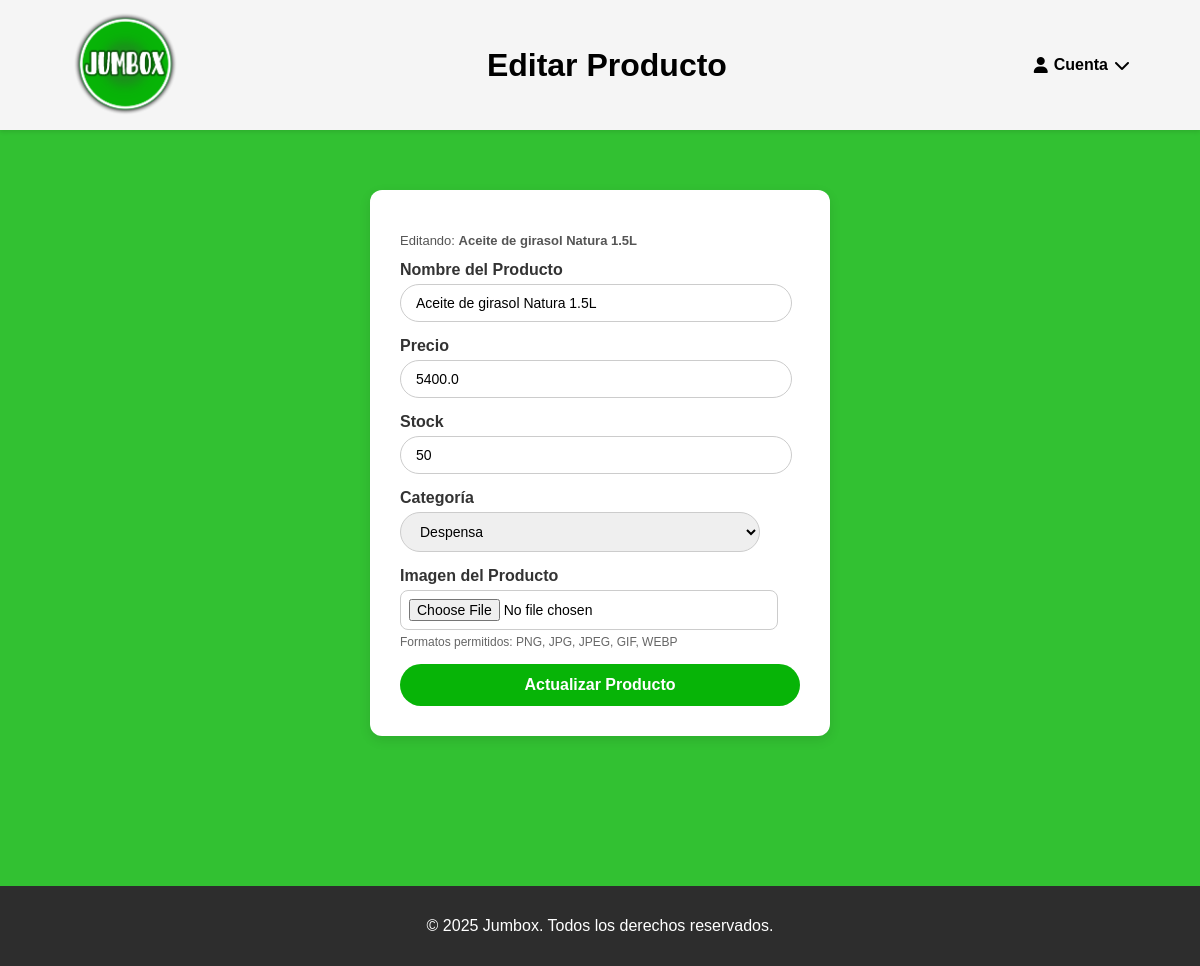
Page /editar-producto/11 (signed in) on the earlier database version.
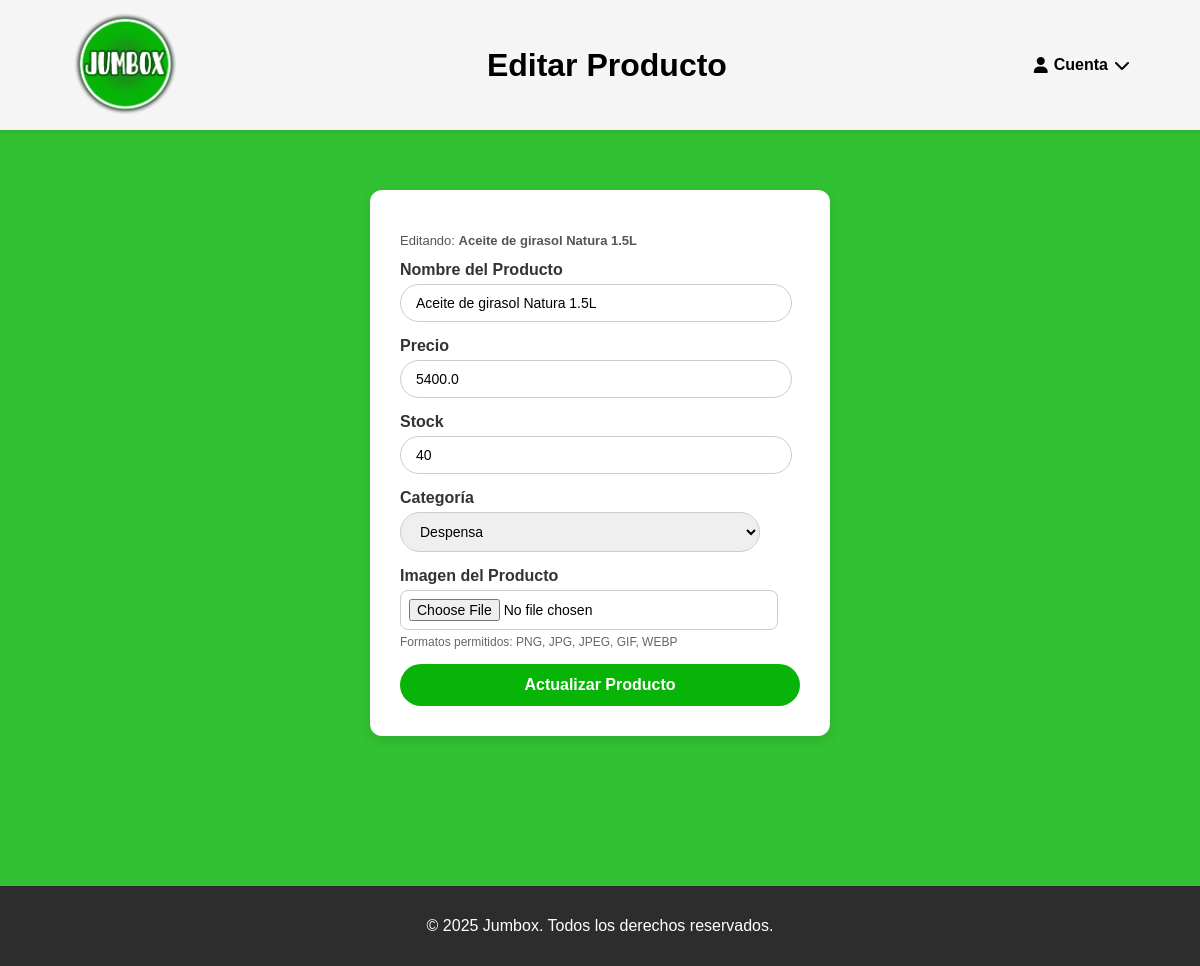
Same page on the later database version.
### tables this page shows
CREATE TABLE producto (
  id_producto INTEGER PRIMARY KEY AUTOINCREMENT,
  nombre TEXT NOT NULL,
  precio REAL NOT NULL,
  stock INTEGER NOT NULL,
  fk_categoria INTEGER NOT NULL, imagen BLOB,
  FOREIGN KEY (fk_categoria) REFERENCES categoria(id_categoria)
    ON DELETE NO ACTION ON UPDATE NO ACTION
);

### app.py (the view, shortened to what this page needs)
@app.route('/editar-producto/<int:id_producto>', methods=['GET', 'POST'])
def editar_producto(id_producto):
    resp = require_login_redirect()
    if resp:
        return resp
    with get_conn() as conn:
        categorias = listar_categorias(conn)
        producto = conn.execute("""
            SELECT p.id_producto, p.nombre, p.precio, p.stock, c.nombre AS categoria
            FROM producto p
            JOIN categoria c ON p.fk_categoria = c.id_categoria
            WHERE p.id_producto = ?
        """, (id_producto,)).fetchone()
        if not producto:
            flash('Producto no encontrado', 'error')
            return redirect(url_for('home'))
    return render_template('editar_producto.html', categorias=categorias, producto=producto)

### app.py (called while the page is built)
def get_conn():
    conn = sqlite3.connect(DB_NAME)
    conn.row_factory = sqlite3.Row
    conn.execute("PRAGMA foreign_keys = ON;")
    return conn

def require_login_redirect():
    if 'id_cliente' not in session:
        flash("Necesitás iniciar sesión.", "error")
        return redirect(url_for('login'))
    return None

def listar_categorias(conn):
    try:
        return [r['nombre'] for r in conn.execute("SELECT nombre FROM categoria ORDER BY nombre").fetchall()]
    except sqlite3.Error:
        return []

### templates/editar_producto.html (shortened to what this page needs)
<!DOCTYPE html>
<html lang="es">
<head>
</head>
<body>
    <!DOCTYPE html>
<html lang="es">
<head>
    <link rel="stylesheet" href="{{ url_for('static', filename='style.css') }}">
    <link rel="stylesheet" href="https://cdnjs.cloudflare.com/ajax/libs/font-awesome/6.5.0/css/all.min.css">
</head>
<body>
    <header class="main-header">
        <div class="logo">
            <a href="{{ url_for('home') }}">
                <img src="{{ url_for('static', filename='img/logo.png') }}" alt="Jumbox">
            </a>
        </div>
        <div class="titulo-header">
            <h1>Editar Producto</h1>
        </div>
        <div class="cuenta" tabindex="0">
            <div class="cuenta-btn">
                <i class="fa-solid fa-user"></i>
                <span>Cuenta</span>
                <i class="fa-solid fa-chevron-down"></i>
            </div>
        </div>
    </header>
<main>
    <div class="formulario-container">
        <form method="POST" enctype="multipart/form-data">
             {% if producto %}
                <p style="font-size: 13px; color: #555;">Editando: <strong>{{ producto['nombre'] }}</strong></p>
            {% endif %}
            <div>
                <label for="nombre"><strong>Nombre del Producto</strong></label>
                <input type="text" id="nombre" name="nombre"
                       placeholder="Ej: Coca Cola 2L"
                       value="{{ producto['nombre'] if producto else '' }}" required>
            </div>
            <div>
                <label for="precio"><strong>Precio</strong></label>
                <input type="number" id="precio" name="precio" step="0.01"
                       placeholder="Ej: 1500.00"
                       value="{{ producto['precio'] if producto else '' }}" required>
            </div>
            <div>
                <label for="stock"><strong>Stock</strong></label>
                <input type="number" id="stock" name="stock"
                       placeholder="Ej: 50"
                       value="{{ producto['stock'] if producto else '' }}" required>
            </div>
            <div>
                <label for="categoria"><strong>Categoría</strong></label>
                <select id="categoria" name="categoria" required>
                    {% for c in categorias or [] %}
                        <option value="{{ c }}" {% if producto and producto['categoria'] == c %} selected {% endif %}>
                            {{ c }}
                        </option>
                    {% endfor %}
                </select>
            </div>
            <div>
                <label for="imagen"><strong>Imagen del Producto</strong></label>
                <input type="file" id="imagen" name="imagen" accept="image/*">
                <small style="color: #666; font-size: 12px; display: block; margin-top: 5px;">
                        Formatos permitidos: PNG, JPG, JPEG, GIF, WEBP
                </small>
            </div>
            <button type="submit">Actualizar Producto</button>
        </form>
    </div>
</main>
    <footer>
        <p>© 2025 Jumbox. Todos los derechos reservados.</p>
    </footer>
</body>
</html>
</body>
</html>

Differences in the rows shown:
changed producto "Aceite de girasol Natura 1.5L": stock "50" → "40"
